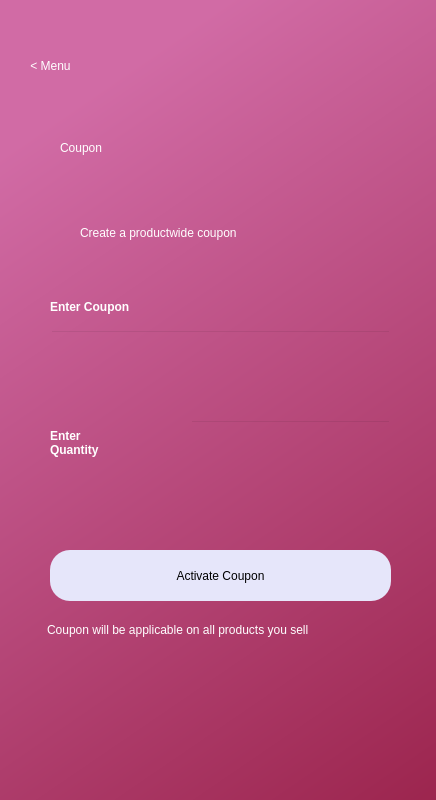
<?xml version="1.0" encoding="UTF-8"?>
<ui version="4.0">
 <class>Dialog</class>
 <widget class="QDialog" name="Dialog">
  <property name="geometry">
   <rect>
    <x>0</x>
    <y>0</y>
    <width>436</width>
    <height>800</height>
   </rect>
  </property>
  <property name="minimumSize">
   <size>
    <width>436</width>
    <height>800</height>
   </size>
  </property>
  <property name="maximumSize">
   <size>
    <width>436</width>
    <height>800</height>
   </size>
  </property>
  <property name="windowTitle">
   <string>Dialog</string>
  </property>
  <widget class="QWidget" name="bgwidget" native="true">
   <property name="geometry">
    <rect>
     <x>0</x>
     <y>0</y>
     <width>1201</width>
     <height>801</height>
    </rect>
   </property>
   <property name="styleSheet">
    <string notr="true">QWidget#bgwidget{
background-color:qlineargradient(spread:pad, x1:0.091, y1:0.101636, x2:0.991379, y2:0.977, stop:0 rgba(209, 107, 165, 255), stop:1 rgba(128, 0, 32, 255));}</string>
   </property>
   <widget class="QLabel" name="label">
    <property name="geometry">
     <rect>
      <x>60</x>
      <y>90</y>
      <width>323</width>
      <height>116</height>
     </rect>
    </property>
    <property name="styleSheet">
     <string notr="true">font: 72pt &quot;MS Shell Dlg 2&quot;; color:rgb(255, 255, 255)</string>
    </property>
    <property name="text">
     <string>Coupon</string>
    </property>
   </widget>
   <widget class="QLabel" name="label_2">
    <property name="geometry">
     <rect>
      <x>80</x>
      <y>220</y>
      <width>277</width>
      <height>25</height>
     </rect>
    </property>
    <property name="styleSheet">
     <string notr="true">font: 16pt &quot;MS Shell Dlg 2&quot;;color:rgb(255, 255, 255)</string>
    </property>
    <property name="text">
     <string>Create a productwide coupon</string>
    </property>
   </widget>
   <widget class="QPushButton" name="activatecoupon">
    <property name="geometry">
     <rect>
      <x>50</x>
      <y>550</y>
      <width>341</width>
      <height>51</height>
     </rect>
    </property>
    <property name="styleSheet">
     <string notr="true">border-radius:20px;
background-color: rgb(230, 230, 250);
font: 14pt &quot;MS Shell Dlg 2&quot;;</string>
    </property>
    <property name="text">
     <string>Activate Coupon</string>
    </property>
   </widget>
   <widget class="QLineEdit" name="couponfield">
    <property name="geometry">
     <rect>
      <x>50</x>
      <y>330</y>
      <width>341</width>
      <height>51</height>
     </rect>
    </property>
    <property name="styleSheet">
     <string notr="true">background-color:rgba(0,0,0,0);
font: 12pt &quot;MS Shell Dlg 2&quot;;
color:rgb(255, 255, 255);</string>
    </property>
   </widget>
   <widget class="QLineEdit" name="quantityfield">
    <property name="geometry">
     <rect>
      <x>190</x>
      <y>420</y>
      <width>201</width>
      <height>51</height>
     </rect>
    </property>
    <property name="styleSheet">
     <string notr="true">background-color:rgba(0,0,0,0);
font: 12pt &quot;MS Shell Dlg 2&quot;;
color:rgb(255, 255, 255);</string>
    </property>
   </widget>
   <widget class="QLabel" name="error">
    <property name="geometry">
     <rect>
      <x>60</x>
      <y>522</y>
      <width>331</width>
      <height>20</height>
     </rect>
    </property>
    <property name="styleSheet">
     <string notr="true">font: 12pt &quot;MS Shell Dlg 2&quot;; color:white;</string>
    </property>
    <property name="text">
     <string/>
    </property>
   </widget>
   <widget class="QPushButton" name="goback">
    <property name="geometry">
     <rect>
      <x>10</x>
      <y>20</y>
      <width>81</width>
      <height>91</height>
     </rect>
    </property>
    <property name="styleSheet">
     <string notr="true">border-radius:20px;
font: 14pt &quot;MS Shell Dlg 2&quot;; color:rgb(255, 255, 255)</string>
    </property>
    <property name="text">
     <string>&lt; Menu</string>
    </property>
   </widget>
   <widget class="QLabel" name="label_17">
    <property name="geometry">
     <rect>
      <x>50</x>
      <y>290</y>
      <width>184</width>
      <height>33</height>
     </rect>
    </property>
    <property name="styleSheet">
     <string notr="true">font: 20pt &quot;MS Shell Dlg 2&quot;;color:rgb(255, 255, 255);
font-weight: bold;</string>
    </property>
    <property name="text">
     <string>Enter Coupon</string>
    </property>
   </widget>
   <widget class="QLabel" name="label_18">
    <property name="geometry">
     <rect>
      <x>50</x>
      <y>410</y>
      <width>117</width>
      <height>66</height>
     </rect>
    </property>
    <property name="styleSheet">
     <string notr="true">font: 20pt &quot;MS Shell Dlg 2&quot;;color:rgb(255, 255, 255);
font-weight: bold;</string>
    </property>
    <property name="text">
     <string>Enter
Quantity</string>
    </property>
   </widget>
   <widget class="QLabel" name="label_3">
    <property name="geometry">
     <rect>
      <x>47</x>
      <y>620</y>
      <width>350</width>
      <height>19</height>
     </rect>
    </property>
    <property name="styleSheet">
     <string notr="true">font: 12pt &quot;MS Shell Dlg 2&quot;;color:rgb(255, 255, 255)</string>
    </property>
    <property name="text">
     <string>Coupon will be applicable on all products you sell</string>
    </property>
   </widget>
  </widget>
 </widget>
 <tabstops>
  <tabstop>couponfield</tabstop>
  <tabstop>quantityfield</tabstop>
  <tabstop>activatecoupon</tabstop>
  <tabstop>goback</tabstop>
 </tabstops>
 <resources/>
 <connections/>
</ui>
